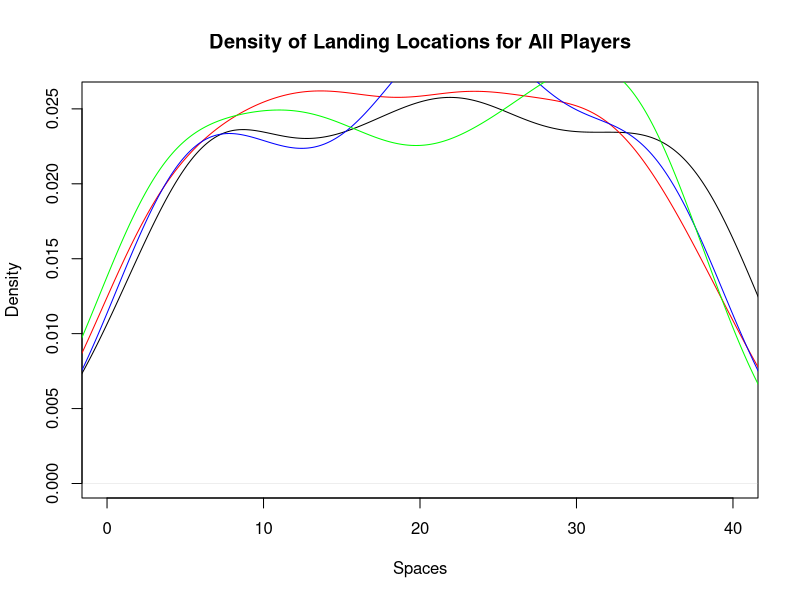
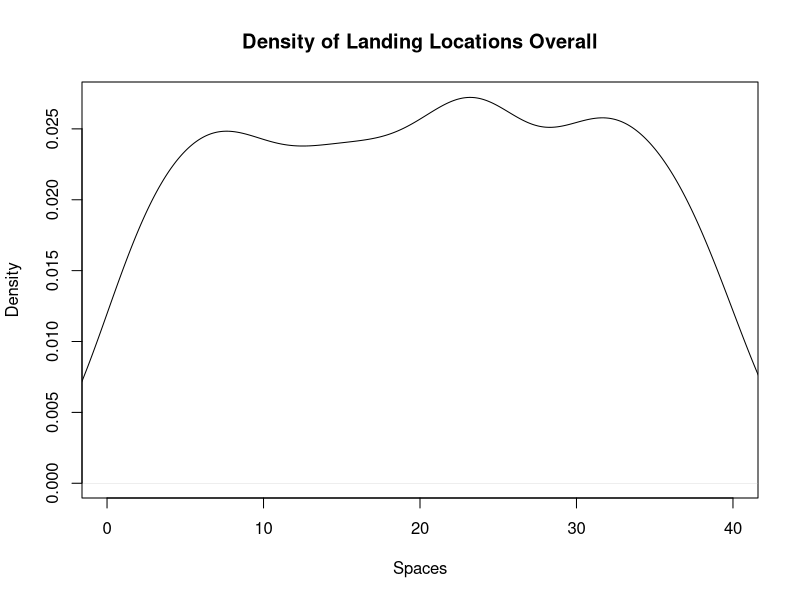
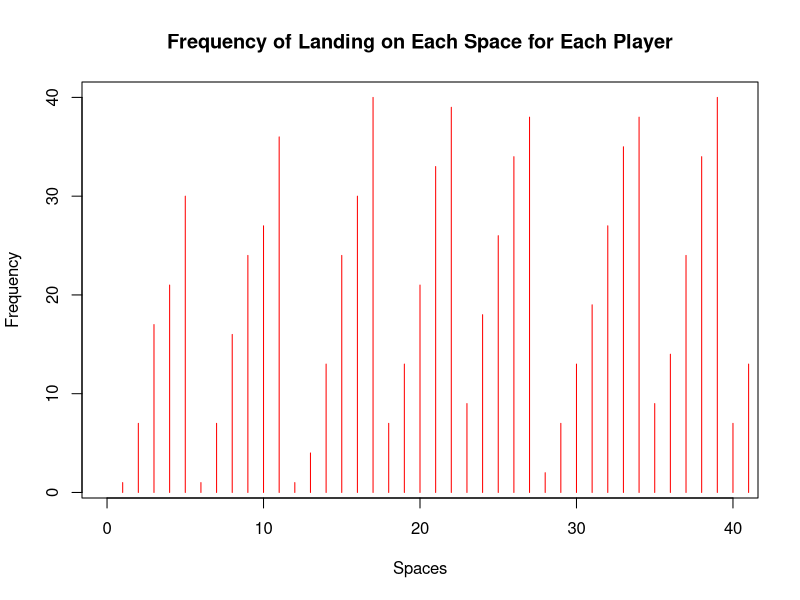
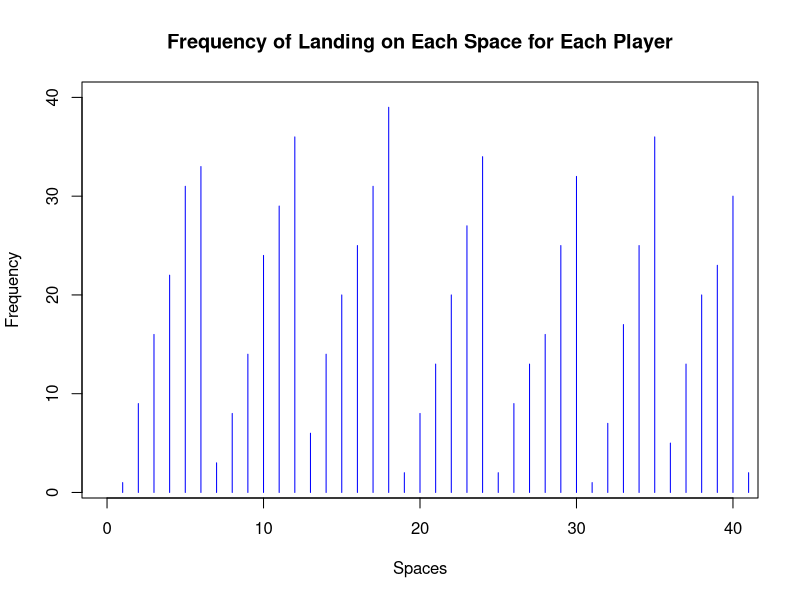
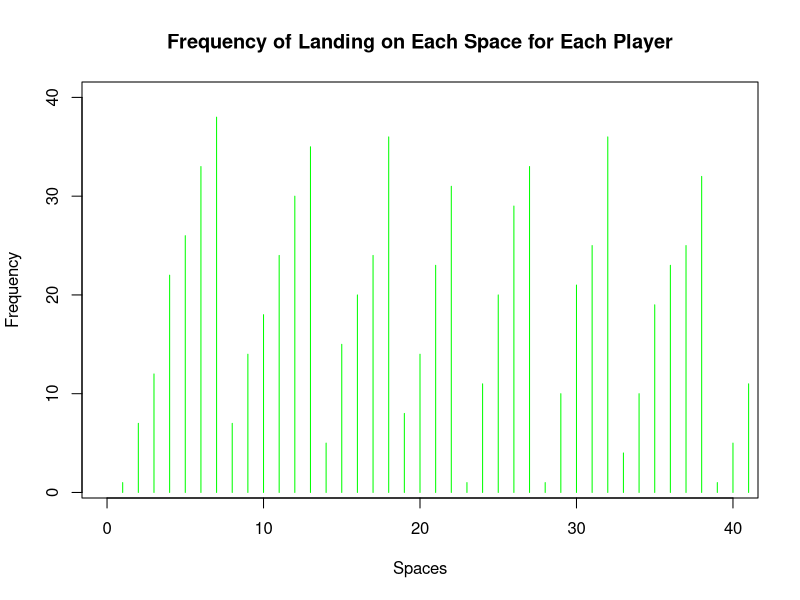
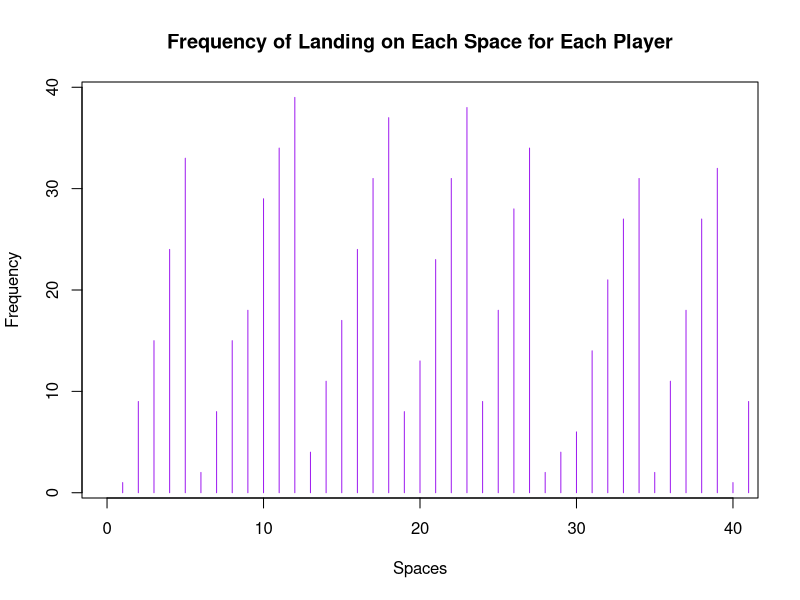
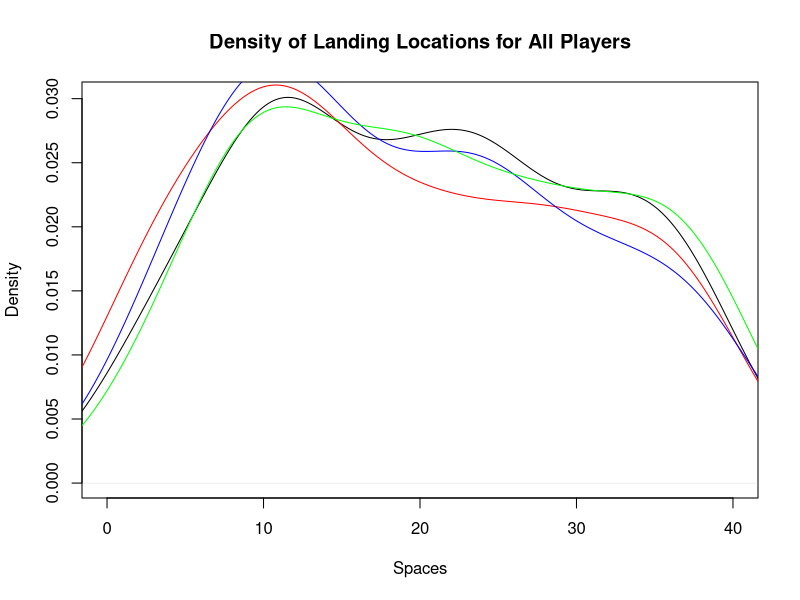
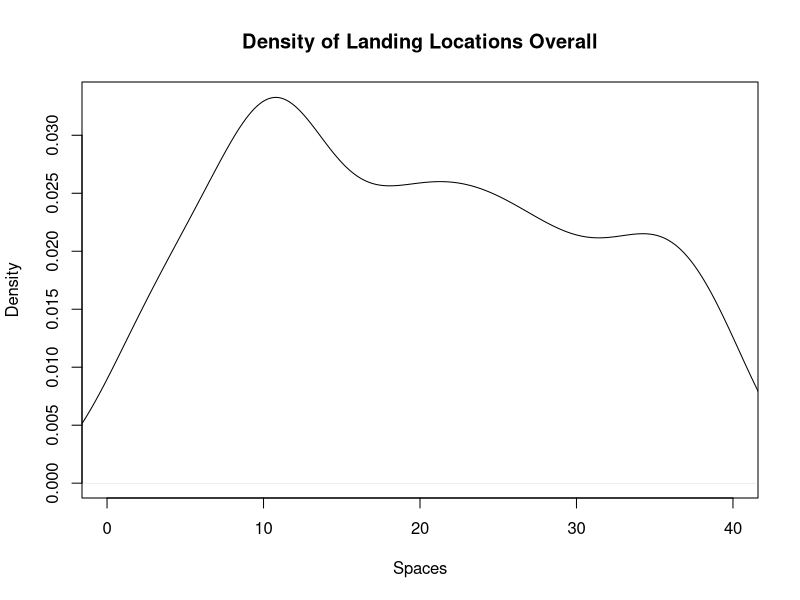

Here is the R script that generated these plots, in order:
## libraries
library(dplyr)
library(ggplot2)
library(tidyverse)

##the board

monopolyBoard <- read.csv("MonopolyBoard.csv", header = T)
monopolyBoard


## lets_move
# Using dice rolls to determine where a player will land on the board
#input: "location", where the player is on the board
#output: the players new location on the board after the have rolled

#note that this is only accounting for standard dice rolls, no special rules yet...

lets_move = function(location) {
  dice_roll_1 <- sample(1:6, 1, replace = TRUE) #A random roll of a six-sided die
  dice_roll_2 <- sample(1:6, 1, replace = TRUE) #A random roll of a six-sided die
  
  roll_total <- sum(dice_roll_1, dice_roll_2) #The sum of the two rolls
  
  location = location + roll_total #Updating the player's location based on their rolls from the current turn
  
  if(location <= 40) { #if statement checking the players location
    location = location
  } else { #if the sum of the player's previous location and their rolls is greater than 40, this moves the player past GO and the start moving from space 1
    location = location - 40
  }
  
  print(location)
  
}

lets_move(20)



## who_goes_first2
who_goes_first2 <- function(num_players){
  initial_rolls <- c()
  player_order <- length(num_players)
  for (i in 1:num_players) {
    player_i_roll <- sum(sample(1:6, 2, replace=TRUE))
    initial_rolls <- c(initial_rolls, player_i_roll) # vector of every player's first roll
  }
  
  if(sum(initial_rolls == max(initial_rolls)) >= 2){ # if more 1 person has the highest roll
    
    while (sum(initial_rolls == max(initial_rolls)) >= 2) { # keep rolling as long as players are tied
      tied_players <- which(initial_rolls==max(initial_rolls)) # identify which players tied
      
      tie_breaker_rolls <- c()
      for (i in tied_players) { # tied players roll again
        player_i_roll2 <- sum(sample(1:6, 2, replace=TRUE))
        tie_breaker_rolls <- c(tie_breaker_rolls, player_i_roll2)
        initial_rolls <- tie_breaker_rolls # update initial rolls
      }
    }
    highest_roll <- max(tie_breaker_rolls)
    highest_player <- tied_players[which(tie_breaker_rolls == highest_roll)]
  }
  
  else {
    highest_player <- which.max(initial_rolls) # who rolled the highest number
    
    # creating player order
    player_order[1] <- as.integer(highest_player)
    
    for (j in 2:num_players) {
      
      player_order[j] <- as.integer(player_order[j-1] + 1)
      if (player_order[j] > num_players) {
        player_order[j] <- 1
      }
    }
    #print(player_order)
  }
  playerlist <- (list(highest_player, player_order))
  return(playerlist)
}

who_goes_first2(4)


## lets_play

#A function to play Monopoly!
#Utilizes lets_move to move the players around the board
#input: "turns"; the amount of turns each player will take (i.e. the number of rounds in the game), "players"; a numeric value 1-4 representing the number of players in the game
#output: a dataframe showing each players' location after each of their turns; a density plot showing each players' location data throughout the game; a density plot showing the overall location data throughout the game

lets_play = function(turns, players) {
  
  location_data <- as.data.frame(matrix(nrow = turns, ncol = players)) # dataframe will keep data for locations of players for each turn
  
  # puts players in order
  colnames(location_data) <- who_goes_first2(players)[[2]]
  
  location = 1 #initializes the player at space 1 (i.e. GO!)
  location_data[1,] <- location
  
  for (i in 2:turns) { # iterates through number of turns
    for (j in 1:players) { # rotates through each player
      location = lets_move(location_data[i-1,j])[[1]] # takes location from lets_move2 function and assigns it to location
      location_data[i,j] <- as.integer(location) # puts location value into the dataframe of locations for each player
    }
  }
  print(location_data) 
  
  
  ########################## plots ###############################
  
  #vector of colors
  colors <- c("red", "blue", "green","purple")
  
  # creates density plot of frequency of landing on each space for each player
  plot(density(location_data[,1]), xlim = c(0,40), col = "black", xlab="Spaces", main= "Density of Landing Locations for All Players")
  
  for (k in 2:players) {
    lines(density(location_data[,k]), col = colors[k-1]) # adds a density line for each player after the first
  }
  
  # creates density plot for total frequency landing on each space (all players spaces included)
  all_spaces <- as.vector(as.matrix(location_data))
  plot(density(all_spaces), xlim = c(0,40), col = "black", xlab="Spaces", main="Density of Landing Locations Overall")
  
  #creates frequency plot for frequency of landing on certain spaces for each player
  for(k in 1:players){
    plot(location_data[,k], xlim= c(0,40), col=colors[k], type="h", xlab="Spaces", ylab="Frequency", main="Frequency of Landing on Each Space for Each Player")
  }
  
}

lets_play(100, 4)




## double_down <- lets_move2
#Double Down -- addition of jail and double rolls

#Incorporating double rolls and sending players to jail when the players are rolling and moving
#input: "location"; a numeric value 1 to 40; where the player in on the board
#output: the players new location on the board

lets_move2 = function(location) {
  dice_roll_1 <- sample(1:6, 1, replace = TRUE) #a standard, six-sided dice roll
  dice_roll_2 <- sample(1:6, 1, replace = TRUE) #a standard, six-sided dice roll
  
  roll_total <- sum(dice_roll_1, dice_roll_2) #the sum of the two dice rolls
  roll_double <- dice_roll_1 == dice_roll_2 #checking if the player rolled a double
  
  location = location + roll_total # updates location to be previous location + roll total
  double3 = "false" # double3 is assigned "true" if the player double rolls 3x (as seen in if statement below), otherwise it is assigned "false" 
  
  # first double roll -> roll again
  if (roll_double == TRUE) { #checks if the player rolled a double with their first two rolls. if "TRUE", the player rolls again
    dice_roll_3 <- sample(1:6, 1, replace = TRUE) #the player's third dice roll
    dice_roll_4 <- sample(1:6, 1, replace = TRUE) #the player's fourth dice roll
    
    roll_total2 <- sum(dice_roll_3, dice_roll_4) #the sum of the player's third and fourth rolls
    roll_double2 <- dice_roll_3 == dice_roll_4 #checks to see if the player rolled a double again
    
    location = location + roll_total2 #the player's new location
    double3 = "false"
    
    # if player is at a location past 40, subtract 40 so they go back to the GO space at location "41"
    # this is included in each if statement below so that it applies if player has to roll again
    if (location <= 40) { #checks to make sure that the player's location isn't over 40 (i.e not on the board)
      location = location
    } else { #If greater than 40, it subtracts 40 from location to allow player to continue to move on the board
      location = location - 40
    }
    
    # second double roll -> roll again
    if (roll_double2 == TRUE) { #if the player has rolled two doubles, they roll again
      dice_roll_5 <- sample(1:6, 1, replace = TRUE) #the player's fifth roll
      dice_roll_6 <- sample(1:6, 1, replace = TRUE) #the player's sixth roll
      
      roll_total3 <- sum(dice_roll_5, dice_roll_6) #the sum of the fifth and sixth roll
      roll_double3 <- dice_roll_5 == dice_roll_6 #checking to see if the player rolled a third double
      
      location = location + roll_total3 #the players new location
      double3 = "false"
      
      if (location <= 40) { #checks the player's location again
        location = location
      } else {
        location = location - 40
      }
      
      # third double roll -> go to jail
      if (roll_double3 == TRUE) { #checks if the player rolled three doubles in a row, if TRUE, the players goes to jail (space 11)
        location = monopolyBoard$spaces[monopolyBoard$name == "Jail"]
        double3 = "true"
      }
    }
  }  
  
  if (location <= 40) { #checks the players location on the board
    location = location
  } else {
    location = location - 40
  }
  
  listdata <- (list(location, double3)) # creates list for outputs "location" and "double3"
  # if you need to access location from this function, use lets_move2(location_data[i-1,j])[[1]]
  # if you need to access double3, use lets_move2(double3)[[2]]
  return(listdata)
  
}


## lets_play2


#A function to move players around the board while incorporating double rolls and going to jail
#input: "turns"; the amount of turns each player takes (i.e. how many rounds the game is), "players"; a numeric value 1-4 representing the number of players in the game
#output: a dataframe showing each players' location after each of their turns; a density plot showing each players' location data throughout the game; a density plot showing the overall location data throughout the game

lets_play2 = function(turns, players) {
  
  
  location_data <- as.data.frame(matrix(nrow = turns, ncol = players)) # dataframe will keep data for locations of players for each turn
  double3data <- as.data.frame(matrix(nrow = turns, ncol = players)) # dataframe will say "true" if player double rolled 3x (which lands them in jail) and "false" if they didn't double roll 3x
  
  # puts players in order
  colnames(location_data) <- who_goes_first2(players)[[2]]
  
  location = 1 # each player starts at location 1
  location_data[1,] <- location
  double3 = 0 # initializing "double3" which will be later assigned a "true" or "false" based on if player double rolled 3x
  
  for (i in 2:turns) { # iterates through number of turns
    
    for (j in 1:players) { # rotates through each player
      
      location = lets_move2(location_data[i-1,j])[[1]] # takes location from lets_move2 function and assigns it to location
      location_data[i,j] <- as.integer(location) # puts location value into the dataframe of locations for each player
      double3data[i,j] <- lets_move2(double3)[[2]] # takes "true" or "false" value from double3 and adds it to double3data dataframe
      
      # deals with landing in jail from "go to jail" space and staying there for next 3 turns
      if (31 %in% location_data[i-1,j]) { # if you landed on 31 in the last turn (i-1 turn), you go to jail (space 11) for the ith turn
        location <- 11
        location_data[i,j] <- as.integer(location) # new location is 11
      } else if (11 %in% location_data[i-1,j] & 31 %in% location_data[i-2,j]) { # if you were on space 11 last turn AND you were on space 31 2 turns ago, you stay in jail (space 11) for turn i
        location <- 11
        location_data[i,j] <- as.integer(location)
      } else if (11 %in% location_data[i-2,j] & 31 %in% location_data[i-3,j]) {
        location <- 11
        location_data[i,j] <- as.integer(location)
      }
      
      # landing in jail from 3x double roll and staying there for next 3 turns
      if (11 %in% location_data[i,j] & "true" %in% double3data[i-1,j]) { # if player's location is 11 (jail) and double3data is"true" (player double rolled 3x), player stays in jail. all 3 if/else if statements keep player in jail for the next 3 turns
        location <- 11
        location_data[i,j] <- as.integer(location)
      } else if (11 %in% location_data[i-1,j] & "true" %in% double3data[i-2,j]) { # 
        location <- 11
        location_data[i,j] <- as.integer(location)
      } else if (11 %in% location_data[i-2,j] & "true" %in% double3data[i-3,j]) {
        location <- 11
        location_data[i,j] <- as.integer(location)
      }
      
    }
  }
  print(location_data)
  print(double3)
  
  
  ########################## plots ###############################
  
  #vector of colors
  colors <- c("red", "blue", "green","purple")
  
  # creates density plot of frequency of landing on each space for each player
  plot(density(location_data[,1]), xlim = c(0,40), col = "black", xlab="Spaces", main= "Density of Landing Locations for All Players")
  
  for (k in 2:players) {
    lines(density(location_data[,k]), col = colors[k-1]) # adds a density line for each player after the first
  }
  
  # creates density plot for total frequency landing on each space (all players spaces included)
  all_spaces <- as.vector(as.matrix(location_data))
  plot(density(all_spaces), xlim = c(0,40), col = "black", xlab="Spaces", main="Density of Landing Locations Overall")
  
  #creates frequency plot for frequency of landing on certain spaces for each player
  for(k in 1:players){
    plot(location_data[,k], xlim= c(0,40), col=colors[k], type="h", xlab="Spaces", ylab="Frequency", main="Frequency of Landing on Each Space for Each Player")
  }
  
}

lets_play2(100, 4)
##the community chest and chance cards

Card_Numbers <- c(1, 2, 3, 4, 5, 6, 7, 8, 9, 10, 11, 12, 13, 14, 15, 16) # the card numbers

Chance_Cards <- c("Advance to Boardwalk", "Advance to Go (Collect $200)", "Advance to Illinois Avenue. If you pass Go, collect $200", "Advance to St. Charles Place. If you pass Go, collect $200", "Advance to the nearest Railroad. If unowned, you may buy it from the Bank. If owned, pay owner twice the rental to which they are otherwise entitled", "Advance to the nearest Railroad. If unowned, you may buy it from the Bank. If owned, pay owner twice the rental to which they are otherwise entitled", "Advance token to nearest Utility. If unowned, you may buy it from the Bank. If owned, throw dice and pay owner a total ten times amount thrown", "Bank pays you dividend of $50", "Get Out of Jail Free", "Go Back 3 Spaces", "Go to Jail. Go directly to Jail, do not pass Go, do not collect $200", "Make general repairs on all your property. For each house pay $25. For each hotel pay $100", "Speeding fine $15", "Take a trip to Reading Railroad. If you pass Go, collect $200", "You have been elected Chairman of the Board. Pay each player $50", "Your building loan matures. Collect $150") # the card information

Chance <- data.frame(Chance_Cards, Card_Numbers) #a dataframe associating each chance card with a number



Community_Chest_Cards <- c("Advance to Go (Collect $200)", "Bank error in your favor. Collect $200", "Doctor’s fee. Pay $50", "From sale of stock you get $50", "Get Out of Jail Free", "Go to Jail. Go directly to jail, do not pass Go, do not collect $200", "Holiday fund matures. Receive $100", "Income tax refund. Collect $20", "It is your birthday. Collect $10 from every player", "Life insurance matures. Collect $100", "Pay hospital fees of $100", "Pay school fees of $50", "Receive $25 consultancy fee", "You are assessed for street repair. $40 per house. $115 per hotel", "You have won second prize in a beauty contest. Collect $10", "You inherit $100") # the card information

Community_Chest <- data.frame(Community_Chest_Cards, Card_Numbers) #a dataframe associating each community chest card with a number


##drawing community chest and chance cards
#A function that randomly selects a numeric value 1:16 representing a Chance card and updates the player's location based on the card information
#input: "location"; a numeric value 1:40 representing the player's location on the board
#output: the player's new location on the board

Drawing_Chance = function(location) {
  location = location #the player's current location
  draw_card <- sample(1:16, 1, replace = TRUE) #randomly selecting a card from 1:16
  player_card <- Chance$Chance_Cards[draw_card] #finding the card in the Chance deck
  print(player_card)
  
  #The following if statements update the player's location based on the card that was drawn (if applicable)  
  if(draw_card == 1) {
    location = 1
  }
  
  if(draw_card == 2) {
    location = 1
  }
  
  if(draw_card == 3) {
    location = 25
  }
  
  if(draw_card == 4){
    location = 12
  }
  
  if(draw_card == 5){ #takes into account which space the player is nearest to to determine updated location
    if(location >= 37 && location <= 5){
      location = 6
    } else {
      if (location >= 6 && location <= 15){
        location = 16
      } else {
        if(location >= 16 && location <= 25){
          location = 26
        } else {
          location = 36
        }
      }
    }
  }
  
  if(draw_card == 6){ #takes into account which space the player is nearest to to determine updated location
    if(location >= 37 && location <= 5){
      location = 6
    } else {
      if (location >= 6 && location <= 15){
        location = 16
      } else {
        if(location >= 16 && location <= 25){
          location = 26
        } else {
          location = 36
        }
      }
    }
  }
  
  if(draw_card == 7){ #takes into account which space the player is nearest to to determine updated location
    if(location >= 29 && location <= 12){
      location = 13
    } else {
      location = 29
    }
  }
  
  if(draw_card == 11) {
    location = 11
  }
  
  if(draw_card == 14) {
    location = 6
  }
  
  if(draw_card == 10) {
    location = location - 3
  }
  
  location = location
  return(location)
}


#A function that randomly selects a numeric value 1:16 representing a Community Chest card and updates the player's location based on the card information
#input: "location"; a numeric value 1:40 representing the player's location on the board
#output: the player's new location on the board

Drawing_Community_Chest = function(location) {
  location = location #the player's current location
  draw_card_chest <- sample(1:16, 1, replace = TRUE) #randomly selecting a card from 1:16
  player_card_chest <- Community_Chest$Community_Chest_Cards[draw_card_chest] #finding the card in the Community Chest deck
  print(player_card_chest)
  
  #The following if statements update the player's location based on the card that was drawn (if applicable) 
  if (draw_card_chest == 1) {
    location = 1
  } else {
    if (draw_card_chest == 6) {
      location = 11
    } else {
      location = location
    }
    
  }
  
  location = location 
  return(location)
}


#A function that expands on lets_move2 to add the actions of Community Chest and Chance spaces and their respective cards
#input: "location"; a numeric value 1 to 40; where the player in on the board
#output: the players new location on the board

lets_move3 = function(location) {
  dice_roll_1 <- sample(1:6, 1, replace = TRUE) 
  dice_roll_2 <- sample(1:6, 1, replace = TRUE) 
  
  roll_total <- sum(dice_roll_1, dice_roll_2)
  roll_double <- dice_roll_1 == dice_roll_2
  
  location = location + roll_total
  double3 = "false"
  
  
  if (location <= 40) {
    location = location
  } else {
    location = location - 40
  }
  
  
  if(location == 8 || location == 23 || location == 27) { #check's if the player's location is a Chance space
    location = Drawing_Chance(location) #if TRUE, the player draws a Chance card using the Drawing_Chance function which updates their location
  }
  
  if(location == 3 || location == 18 || location == 34) { #check's if the player's location is a Community Chest space
    location = Drawing_Community_Chest(location) #if TRUE, the player draws a Community Chest card using the Drawing_Community_Chest which updates their location
  }
  
  # first double roll -> roll again
  if (roll_double == TRUE) {
    dice_roll_3 <- sample(1:6, 1, replace = TRUE)
    dice_roll_4 <- sample(1:6, 1, replace = TRUE)
    
    roll_total2 <- sum(dice_roll_3, dice_roll_4)
    roll_double2 <- dice_roll_3 == dice_roll_4
    
    location = location + roll_total2
    double3 = "false"
    
    if (location <= 40) {
      location = location
    } else {
      location = location - 40
    }
    
    
    if(location == 8 || location == 23 || location == 27) { #check's if the player's location is a Chance space
      location = Drawing_Chance(location) #if TRUE, the player draws a Chance card using the Drawing_Chance function which updates their location
    }
    
    if(location == 3 || location == 18 || location == 34) { #check's if the player's location is a Community Chest space
      location = Drawing_Community_Chest(location) #if TRUE, the player draws a Community Chest card using the Drawing_Community_Chest which updates their location
    }
    
    # second double roll -> roll again
    if (roll_double2 == TRUE) {
      dice_roll_5 <- sample(1:6, 1, replace = TRUE)
      dice_roll_6 <- sample(1:6, 1, replace = TRUE)
      
      roll_total3 <- sum(dice_roll_5, dice_roll_6)
      roll_double3 <- dice_roll_5 == dice_roll_6
      
      location = location + roll_total3
      double3 = "false"
      
      if (location <= 40) {
        location = location
      } else {
        location = location - 40
      }
      
      if(location == 8 || location == 23 || location == 27) { #check's if the player's location is a Chance space
        location = Drawing_Chance(location) #if TRUE, the player draws a Chance card using the Drawing_Chance function which updates their location
      }
      
      if(location == 3 || location == 18 || location == 34) { #check's if the player's location is a Community Chest space
        location = Drawing_Community_Chest(location) #if TRUE, the player draws a Community Chest card using the Drawing_Community_Chest which updates their location
        
      }
      
      # third double roll -> go to jail
      if (roll_double3 == TRUE) {
        location = monopolyBoard$spaces[monopolyBoard$name == "Jail"]
        double3 = "true"
        
      }
    }
  }  
  
  location = location 
  
  listdata <- (list(location, double3))
  return(listdata)
  
}
